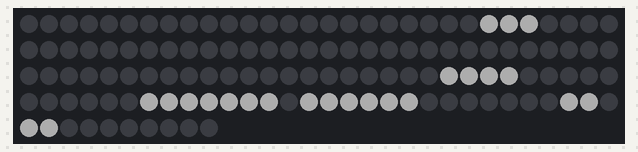
A sketch run on a simulated Arduino Uno, built with avr-gcc and run on an emulated ATmega328P. Shown: 130 RGB LEDs in strip order, left to right, continuing on the next row. Dim RGB values are drawn brighter than linear; the local clock reads 2024-03-15 10:24:30 at power-on unless the sketch sets it; what the sketch prints to the serial monitor is not drawn.

Above: at 0.1 s.

The sketch:

clock.ino
```cpp
#include <Wire.h>
#include <RTClib.h>

#include <Adafruit_NeoPixel.h>

#define PIN 4
#define LED_COUNT 130

RTC_DS1307 RTC;

const int hours[12][2] = {
    {65, 67}, // One
    {39, 41}, // Two
    {73, 77}, // Three
    {55, 58}, // Four
    {26, 29}, // Five
    {13, 15}, //Six
    {30, 34}, // Seven
    {46, 50}, // Eight
    {35, 38}, // Nine
    {23, 25}, // Ten
    {59, 64}, // Eleven
    {7, 12}, // Twelve
};

const int it[2] = {117, 118};
const int is[2] = {120, 121};

const int ten[2] = {123, 125};
const int half[2] = {126, 129};
const int quarter[2] = {110, 116};
const int twenty[2] = {104 , 109};
const int five[2] = {91, 94};
const int to[2] = {79, 80};
const int past[2] = {81, 84};
const int minutes[2] = {96, 102};
const int oclock[2] = {0, 5};

int oldHour = 0;

// Create an instance of the Adafruit_NeoPixel class called "leds".
// That'll be what we refer to from here on...
Adafruit_NeoPixel leds = Adafruit_NeoPixel(LED_COUNT, PIN, NEO_GRB + NEO_KHZ800);

void setup() {
  Serial.begin(9600);

  turnOnOff(it, true);
  turnOnOff(is, true);

  leds.begin();
  leds.setBrightness(50);

  Wire.begin();
  RTC.begin();

  if (! RTC.isrunning())
  {
    Serial.println("RTC is NOT running!");
    // following line sets the RTC to the date & time this sketch was compiled
    RTC.adjust(DateTime(__DATE__, __TIME__));
  }
}

void loop() {

  DateTime now = RTC.now();
  Serial.print(now.day(), DEC);
  Serial.print('/');
  Serial.print(now.month(), DEC);
  Serial.print('/');
  Serial.print(now.year(), DEC);
  Serial.print(' ');
  Serial.print(now.hour(), DEC);
  Serial.print(':');
  Serial.print(now.minute(), DEC);
  Serial.print(':');
  Serial.print(now.second(), DEC);
  Serial.println();
  Serial.println();

  int minute = now.minute();
  int hour = now.hour();

  if (hour > 12)
    hour-= 12;

  if (hour == 0)
    hour = 12;

  // Minus so that the index matches up
  hour--;

  // Reset the words
  turnOnOff(to, false);
  turnOnOff(past, false);
  turnOnOff(five, false);
  turnOnOff(ten, false);
  turnOnOff(quarter, false);
  turnOnOff(twenty, false);
  turnOnOff(minutes, true);
  turnOnOff(oclock, false);

  if (minute >= 30)
  {
    // Show the next hour as it is not to
    hour++;
    turnOnOff(to, true);
  }
  else if (minute >= 5)
  {
    turnOnOff(past, true);
  }
  else
  {
    turnOnOff(minutes, false);
    turnOnOff(oclock, true);
  }

  if (minute >= 5 && minute < 10 || minute >= 55)
  {
      turnOnOff(five, true);
  }
  else if(minute >= 10 && minute < 15 || minute >= 50)
  {
      turnOnOff(ten, true);
  }
  else if (minute >= 15 && minute < 20 || minute >= 45)
  {
      turnOnOff(quarter, true);
      turnOnOff(minutes, false);
  }
  else if(minute >= 20 && minute < 25 || minute >= 40)
  {

      turnOnOff(twenty, true);
  }
  else if(minute >= 25 && minute < 30 || minute >= 35)
  {
      turnOnOff(twenty, true);
      turnOnOff(five, true);
  }

  if (hour != oldHour)
  {
    turnOnOff(hours[oldHour], false);
    turnOnOff(hours[hour], true);
    oldHour = hour;

    Serial.print('Hour: ');
    Serial.print(hour);
    Serial.println();
  }
  leds.show();
  delay(5000);
}

/**
 * Turns a set of leds on/off
 *
 * @param int[] theWord Array containing the start and end index of the leds of the word to turn on/off
 * @param boolean on If we are turning the word on/off
 */
void turnOnOff(int theWord[], boolean on)
{
  for (int i = theWord[0]; i <= theWord[1]; i++)
  leds.setPixelColor(i, on ? 0xFFFFFF : 0x000000);
}
```
